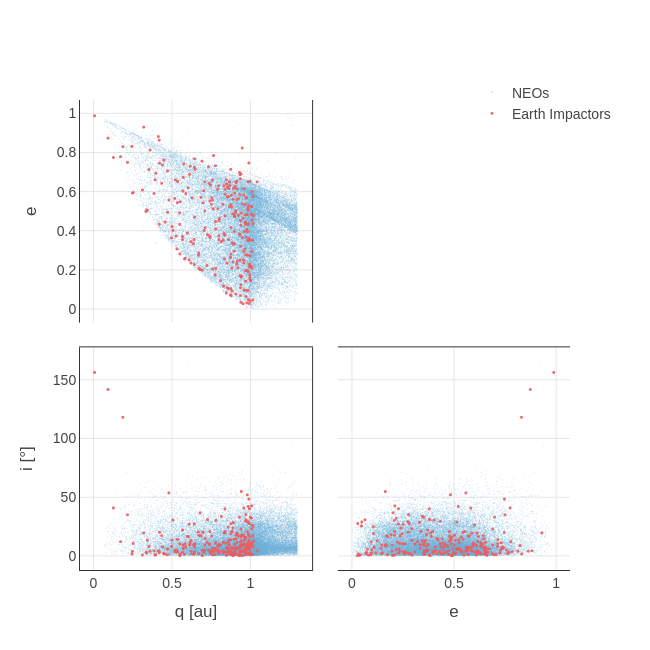

Here is the notebook cell this chart was saved with:
### Code cell
q_cneos = np.array(cneos_int['q'])
q_neos = np.array(neos['q'])
e_cneos = np.array(cneos_int['e'])
e_neos = np.array(neos['e'])
i_cneos = np.array(cneos_int['i'])
i_neos = np.array(neos['i'])


fig = go.Figure()

# NEOS
fig.add_trace(go.Splom(
    dimensions=[
        dict(label='q [au]', values=q_neos),
        dict(label='e', values=e_neos),
        dict(label='i [°]', values=i_neos)
    ],
    name="NEOs",
    showupperhalf=False,
    diagonal_visible=False,
    marker=dict(color="#6baed6", size=1, opacity=0.3)
))

# Impactadores
fig.add_trace(go.Splom(
    dimensions=[
        dict(label='q [au]', values=q_cneos),
        dict(label='e', values=e_cneos),
        dict(label='i [°]', values=i_cneos)
    ],
    name="Earth Impactors",
    showupperhalf=False,
    diagonal_visible=False,
    marker=dict(color="#ED5C5E", size=3, opacity=0.9)
))

# Layout minimalista
fig.update_layout(
    title_x=0.5,
    width=650,
    height=650,
    font=dict(family="Arial", color="#444444", size=14),
    plot_bgcolor='white',
    paper_bgcolor='white',
    dragmode='select',
    hovermode='closest',
    legend=dict(
        x=0.8, y=1.05,
        bgcolor='rgba(0,0,0,0)',
        borderwidth=0
    )
)

# Ajuste de ejes para estilo limpio
for axis in ['xaxis', 'xaxis2', 'xaxis3', 'yaxis', 'yaxis2', 'yaxis3']:
    fig.update_layout({axis: dict(
        showline=True,
        linewidth=1,
        linecolor="#333333",
        mirror=True,
        showgrid=True,
        gridcolor="#e6e6e6",
        zeroline=False
    )})

fig.show()

### Figure 1 — Plotly figure (JSON) as saved in the notebook; plotly's stock layout.template omitted (floating-point values rounded to 4 significant figures; data arrays with more than 128 entries replaced by an {"elided": "..."} marker saying what was removed)
{"data": [{"diagonal": {"visible": false}, "dimensions": [{"label": "q [au]", "values": {"elided": "34324 float values"}}, {"label": "e", "values": {"elided": "34324 float values"}}, {"label": "i [°]", "values": {"elided": "34324 float values"}}], "marker": {"color": "#6baed6", "opacity": 0.3, "size": 1}, "name": "NEOs", "showupperhalf": false, "type": "splom"}, {"diagonal": {"visible": false}, "dimensions": [{"label": "q [au]", "values": {"elided": "262 float values"}}, {"label": "e", "values": {"elided": "262 float values"}}, {"label": "i [°]", "values": {"elided": "262 float values"}}], "marker": {"color": "#ED5C5E", "opacity": 0.9, "size": 3}, "name": "Earth Impactors", "showupperhalf": false, "type": "splom"}], "layout": {"dragmode": "select", "font": {"color": "#444444", "family": "Arial", "size": 14}, "height": 650, "hovermode": "closest", "legend": {"bgcolor": "rgba(0,0,0,0)", "borderwidth": 0, "x": 0.8, "y": 1.05}, "paper_bgcolor": "white", "plot_bgcolor": "white", "title": {"x": 0.5}, "width": 650, "xaxis": {"gridcolor": "#e6e6e6", "linecolor": "#333333", "linewidth": 1, "mirror": true, "showgrid": true, "showline": true, "zeroline": false}, "xaxis2": {"gridcolor": "#e6e6e6", "linecolor": "#333333", "linewidth": 1, "mirror": true, "showgrid": true, "showline": true, "zeroline": false}, "xaxis3": {"gridcolor": "#e6e6e6", "linecolor": "#333333", "linewidth": 1, "mirror": true, "showgrid": true, "showline": true, "zeroline": false}, "yaxis": {"gridcolor": "#e6e6e6", "linecolor": "#333333", "linewidth": 1, "mirror": true, "showgrid": true, "showline": true, "zeroline": false}, "yaxis2": {"gridcolor": "#e6e6e6", "linecolor": "#333333", "linewidth": 1, "mirror": true, "showgrid": true, "showline": true, "zeroline": false}, "yaxis3": {"gridcolor": "#e6e6e6", "linecolor": "#333333", "linewidth": 1, "mirror": true, "showgrid": true, "showline": true, "zeroline": false}}}
